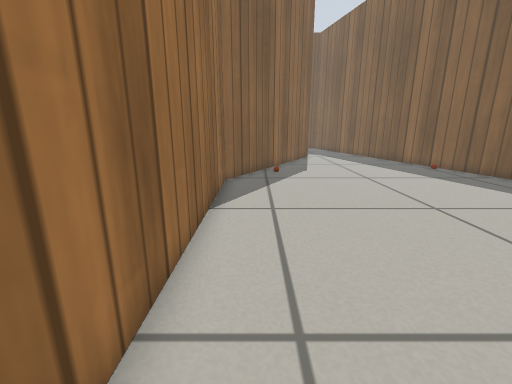
View 1 (above)

12 first-person views from a walk through a Gazebo world. The camera is 0.48 m above the floor, tilts 14° down and sees 90° across. The floor is counted in squares, 0.2 m on a side. Each view is taken from the middle of a square. On the plan, view 1 faces up. The plan holds only what a view shows up to about 17 squares ahead; the rest is blank. The robots in the file are not drawn. Simple patterns stand in for the simulator's built-in surfaces.

View 2
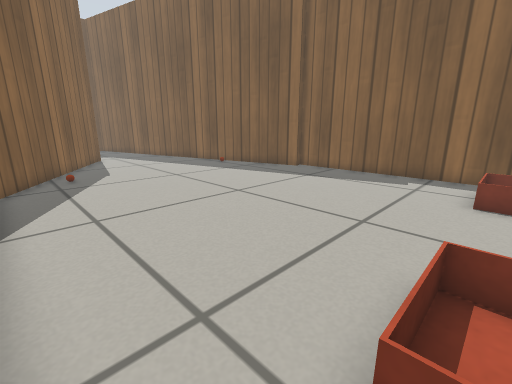

View 3
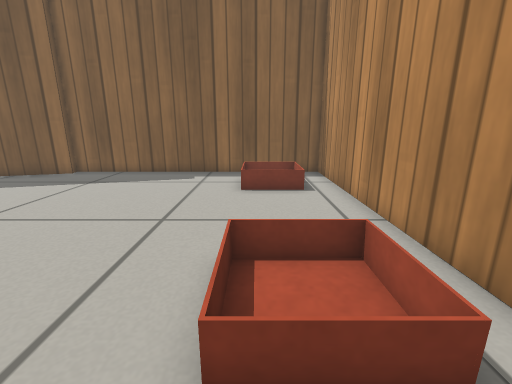

View 4
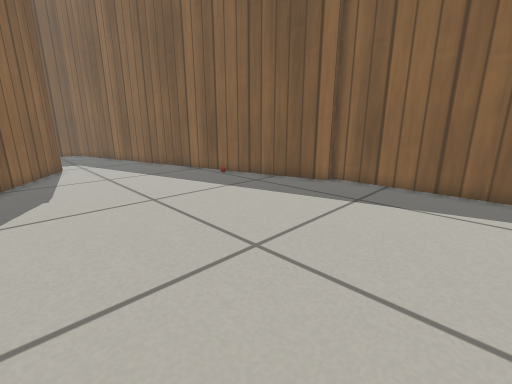

View 5
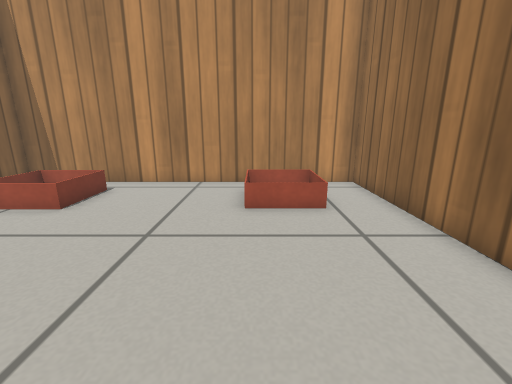

View 6
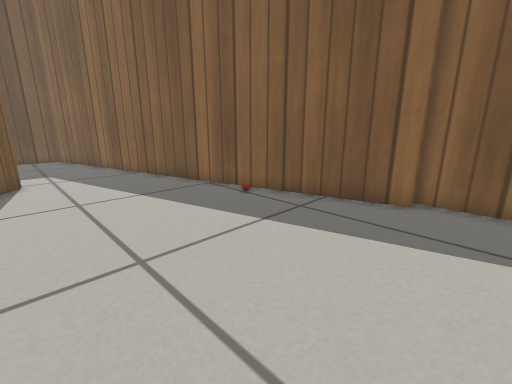

View 7
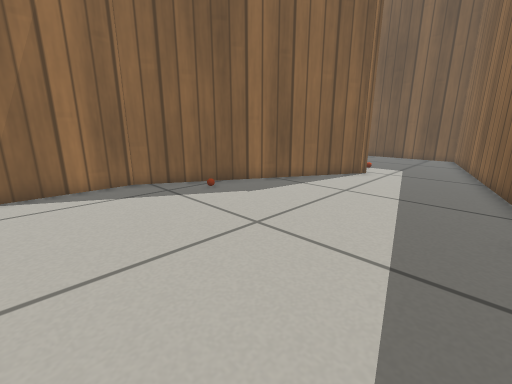

View 8
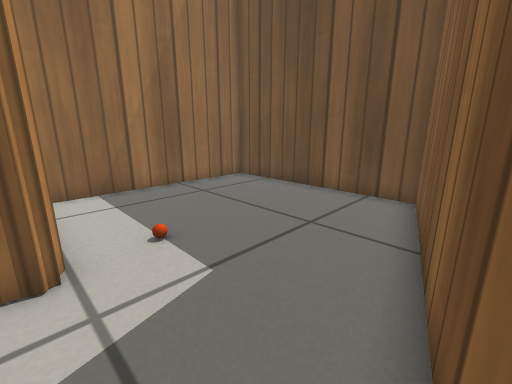

View 9
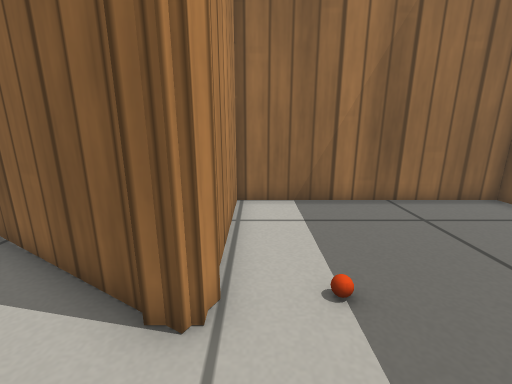

View 10
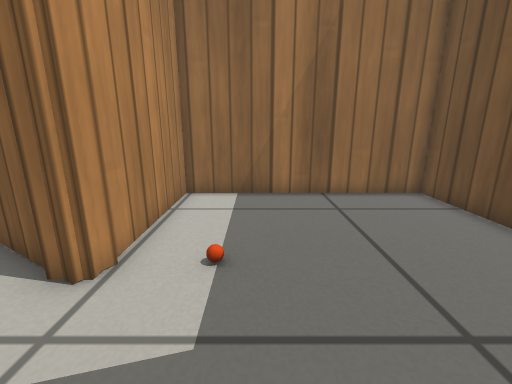

View 11
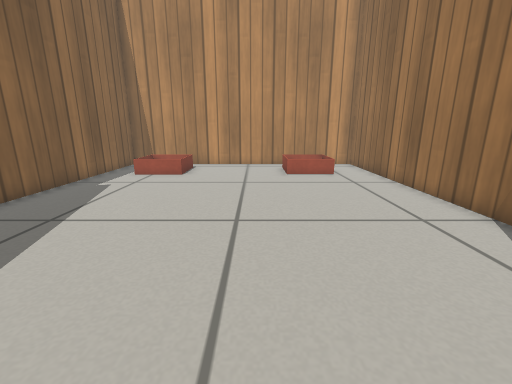

View 12
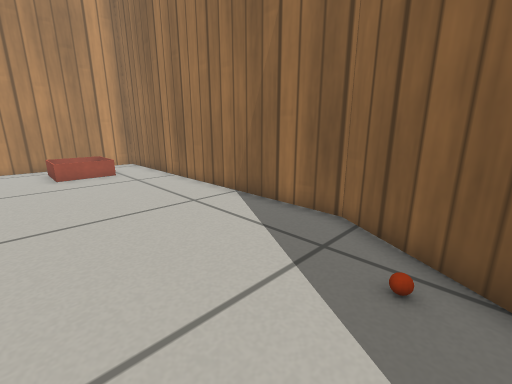

### Floor plan
Points are (right, up) in squares from view 1. A wall is a line through its corners. A room is listed if a view was taken in it or the views show most of it. See-through windows are left out.
Room 1 (views 1, 2, 3, 4, 5, 6, 7, 8, 9, 11, 12)
walls: (12.8, 9.9) (9, 23.8); (4.3, 22.2) (4.3, 21.5); (4.6, 22.4) (-1.4, 11.9) (-1.4, -3.5) (13.3, -3.5) (13.3, 10.1)
low walls: (10.5, 0.5) (11.5, 0.5); (0.9, 0.1) (0.9, -2) (3.3, -2) (3.3, 0.4) (0.9, 0.4); (0.8, -2.1) (0.8, 0.5) (3.3, 0.5) (3.3, -2)
ways out: opening at (6.5, 23.8) to room 2
objects: orange ball (1, 14); other object (11, 15)
Room 2 (view 10)
walls: (3.7, 22.5) (4.3, 22.2); (9, 23.8) (7, 31.3) (-1.4, 31.3) (-1.4, 22.4) (4.6, 22.4)
ways out: opening at (6.5, 23.8) to room 1
objects: orange ball (4, 24)

Where each view was taken, in squares from view 1:
view 1: 0 up, 0 right, facing up
view 2: 0 up, 1 left, facing up-right
view 3: 0 up, 1 left, facing right
view 4: 4 up, 2 right, facing up-right
view 5: 8 up, 3 right, facing down
view 6: 8 up, 4 right, facing up-right
view 7: 8 up, 10 right, facing up-left
view 8: 22 up, 9 right, facing up-left
view 9: 23 up, 7 right, facing left
view 10: 25 up, 8 right, facing left
view 11: 14 up, 5 right, facing down
view 12: 15 up, 5 right, facing down-left
